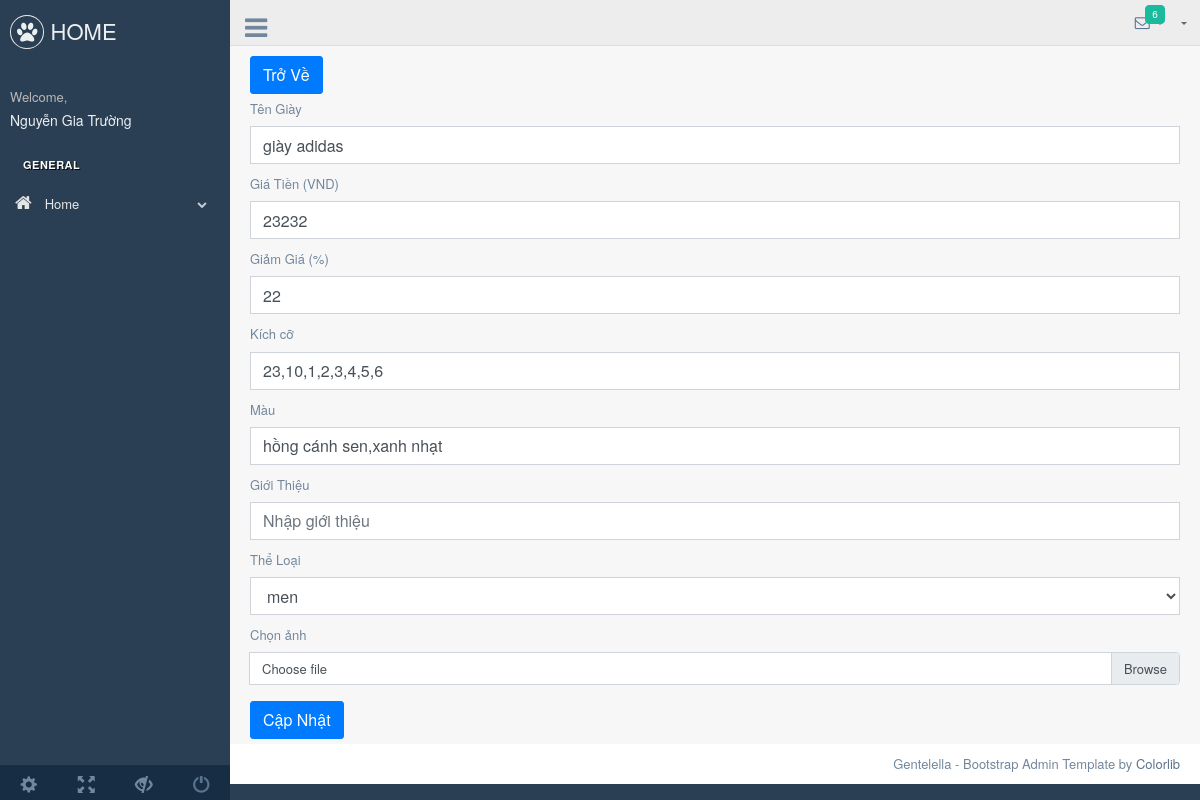
/admin/production/updateShoe.php?id=27 (signed in), run on the app's committed database.
### tables this page shows
CREATE TABLE `user` (
  `id` int(11) NOT NULL,
  `username` varchar(255) NOT NULL,
  `password` varchar(255) NOT NULL,
  `fullname` varchar(255) NOT NULL,
  `dob` date NOT NULL,
  `address` varchar(255) NOT NULL,
  `role` tinyint(1) NOT NULL DEFAULT 0,
  `gender` tinyint(1) NOT NULL DEFAULT 0,
  `email` varchar(255) NOT NULL,
  `phone` varchar(10) NOT NULL
);

CREATE TABLE `shoe` (
  `id` int(11) NOT NULL,
  `name` varchar(255) NOT NULL,
  `price` bigint(11) NOT NULL,
  `sale` int(11) NOT NULL,
  `size` varchar(255) NOT NULL,
  `category_id` int(11) NOT NULL,
  `color` varchar(255) NOT NULL,
  `review` varchar(500) NOT NULL
);

CREATE TABLE `category` (
  `id` int(11) NOT NULL,
  `name` varchar(255) NOT NULL
);

### backend/auth.php (called while the page is built, shortened)
<?php
require_once (__DIR__."../../connect.php") ;
class Auth{
    public static function findOneByUsernameAndPassword($username,$password){
        global $conn;
        $sql="select * from user where username = '$username' and password = '$password'";
        $run = mysqli_query($conn,$sql)->fetch_assoc();
        return $run;
    }
    public static function loginWithCookie(){
        if(isset($_COOKIE['username']) && isset($_COOKIE['password'])) {
            $username= $_COOKIE['username'];
            $password= $_COOKIE['password'];
            $run = Auth::findOneByUsernameAndPassword($username,$password);
            return $run ? $run : null;
        }
        return null;
    }
}

### repository/shoeRepository.php (called while the page is built, shortened)
<?php
    require_once(__DIR__."../../connect.php");
    class ShoeRepository{
        public function getById($id){
            global $conn;
            $sql = "select s.id as shoe_id, s.name as shoe_name, s.*, c.* from shoe s join category c on c.id=s.category_id and s.id=$id";
            return mysqli_query($conn,$sql);
        }
    }
?>

### repository/categoryRepository.php (called while the page is built, shortened)
<?php
    require_once("../../connect.php");
    class CategoryRepository{
        public function getAll(){
            global $conn;
            $sql = "select * from category";
            return mysqli_query($conn,$sql);
        }
    }
?>

### admin/production/updateShoe.php (the view, shortened to what this page needs)
<?php
    require_once("../../backend/filterAdmin.php");
    require_once("../../repository/shoeRepository.php");
    require_once("../../repository/categoryRepository.php");
    $shoeRepository = new ShoeRepository();
    $categoryRepository = new CategoryRepository();
?>
<!DOCTYPE html>
<html lang="en">
  <head>
    <link href="../vendors/bootstrap/dist/css/bootstrap.min.css" rel="stylesheet">
    <link href="../vendors/font-awesome/css/font-awesome.min.css" rel="stylesheet">
    <link href="../vendors/nprogress/nprogress.css" rel="stylesheet">
    <link href="../vendors/iCheck/skins/flat/green.css" rel="stylesheet">
    <link href="../vendors/bootstrap-progressbar/css/bootstrap-progressbar-3.3.4.min.css" rel="stylesheet">
    <link href="../vendors/jqvmap/dist/jqvmap.min.css" rel="stylesheet"/>
    <link href="../vendors/bootstrap-daterangepicker/daterangepicker.css" rel="stylesheet">
    <link href="../build/css/custom.min.css" rel="stylesheet">
    <link href="css/shoe.css" rel="stylesheet">
  </head>
  <body class="nav-md">
    <div class="container body">
      <div class="main_container">
        <div class="col-md-3 left_col">
          <div class="left_col scroll-view">
            <div class="navbar nav_title" style="border: 0;">
              <a href="../../index.php" class="site_title"><i class="fa fa-paw"></i> <span>HOME</span></a>
            </div>
        <div class="profile clearfix">
              <div class="profile_info">
                <span>Welcome,</span>
                <h2> <?php require_once("../../backend/filterWithCookieAdmin.php") ?></h2>
              </div>
            </div>
            <br />
            <div id="sidebar-menu" class="main_menu_side hidden-print main_menu">
              <div class="menu_section">
                <h3>General</h3>
                <ul class="nav side-menu">
                  <li><a><i class="fa fa-home"></i> Home <span class="fa fa-chevron-down"></span></a>
                  </li>
                </ul>
              </div>
            </div>
            <div class="sidebar-footer hidden-small">
              <a data-toggle="tooltip" data-placement="top" title="Settings">
                <span class="glyphicon glyphicon-cog" aria-hidden="true"></span>
              </a>
              <a data-toggle="tooltip" data-placement="top" title="FullScreen">
                <span class="glyphicon glyphicon-fullscreen" aria-hidden="true"></span>
              </a>
              <a data-toggle="tooltip" data-placement="top" title="Lock">
                <span class="glyphicon glyphicon-eye-close" aria-hidden="true"></span>
              </a>
              <a data-toggle="tooltip" data-placement="top" title="Logout" href="login.html">
                <span class="glyphicon glyphicon-off" aria-hidden="true"></span>
              </a>
            </div>
          </div>
        </div>
        <div class="top_nav">
          <div class="nav_menu">
              <div class="nav toggle">
                <a id="menu_toggle"><i class="fa fa-bars"></i></a>
              </div>
              <nav class="nav navbar-nav">
              <ul class=" navbar-right">
                <li class="nav-item dropdown open" style="padding-left: 15px;">
                  <a href="javascript:;" class="user-profile dropdown-toggle" aria-haspopup="true" id="navbarDropdown" data-toggle="dropdown" aria-expanded="false">
                  <?php require_once("../../backend/filterWithCookieAdmin.php") ?>
                  </a>
                </li>
                <li role="presentation" class="nav-item dropdown open">
                  <a href="javascript:;" class="dropdown-toggle info-number" id="navbarDropdown1" data-toggle="dropdown" aria-expanded="false">
                    <i class="fa fa-envelope-o"></i>
                    <span class="badge bg-green">6</span>
                  </a>
                </li>
              </ul>
            </nav>
          </div>
        </div>
        <div class="right_col" role="main">
        <a class="btn btn-primary" href="shoe.php" role="button">Trở Về</a>
        <form method="POST" enctype="multipart/form-data">
        <div class="form-group">
            <?php
                $listShoe = $shoeRepository->getById($_GET['id']);
                foreach($listShoe as $shoe){
            ?>
          <label for="exampleInputEmail1">Tên Giày</label>
          <input required value="<?php echo $shoe['shoe_name']?>" minlength="5" maxlength="50" name="name" type="text" class="form-control" id="exampleInputEmail1" aria-describedby="emailHelp" placeholder="Nhập tên giày">
        </div>
        <div class="form-group">
          <label for="exampleInputPassword1">Giá Tiền (VND)</label>
          <input required value="<?php echo $shoe['price']?>" min="0" max="99999999999" name="price" type="number" class="form-control" id="exampleInputPassword1" placeholder="Nhập giá tiền">
        </div>
        <div class="form-group">
          <label for="exampleInputPassword1">Giảm Giá (%)</label>
          <input required value="<?php echo $shoe['sale']?>" min="0" max="100" name="sale" type="number" class="form-control" id="exampleInputPassword1" placeholder="Nhập % giảm giá">
        </div>
        <div class="form-group">
          <label for="exampleInputPassword1">Kích cỡ</label>
          <input required value="<?php echo $shoe['size']?>" min="1" max="100" name="size" type="text" class="form-control" id="exampleInputPassword1" placeholder="Nhập kích cỡ">
        </div>
        <div class="form-group">
          <label for="exampleInputPassword1">Màu</label>
          <input required value="<?php echo $shoe['color']?>" minlength="1" maxlength="50" name="color" type="text" class="form-control" id="exampleInputPassword1" placeholder="Nhập màu">
        </div>
        <div class="form-group">
          <label for="exampleInputPassword1">Giới Thiệu</label>
          <input required value="<?php echo $shoe['review']?>" minlength="1" maxlength="500" name="review" type="text" class="form-control" id="exampleInputPassword1" placeholder="Nhập giới thiệu">
        </div>
        <div class="form-group">
          <label for="exampleInputPassword1">Thể Loại</label>
          <select name="category_id" class="form-control">
              <?php
                $listCategory = $categoryRepository->getAll();
                foreach($listCategory as $category){
              ?>
                <option <?php if($category['id']==$shoe['category_id']) echo "selected" ?> value="<?php echo $category['id'];?>" ><?php echo $category['name'];?></option>
                <?php
                    }
                ?>
            </select>
        </div>
        <div class="form-group">
          <label for="exampleInputPassword1">Chọn ảnh</label>
          <div class="input-group mb-3">
            <div class="custom-file">
                <label class="custom-file-label" for="inputGroupFile01">Choose file</label>
            </div>
            </div>
        </div>
        <?php
                }
        ?>
        <button name="submit" type="submit" class="btn btn-primary">Cập Nhật</button>
     </form>
        </div>
        <footer>
          <div class="pull-right">
            Gentelella - Bootstrap Admin Template by <a href="https://colorlib.com">Colorlib</a>
          </div>
          <div class="clearfix"></div>
        </footer>
      </div>
    </div>
  </body>
</html>

### backend/filterWithCookieAdmin.php
<?php
    require_once("auth.php");
    $checkCookie = Auth::loginWithCookie();
    if($checkCookie != null){
        echo $checkCookie['fullname'];
    }
?>

### data on the page
user: fullname "Nguyễn Gia Trường"
shoe: name "giày adidas", price "23232", sale "22", size "23,10,1,2,3,4,5,6", color "hồng cánh sen,xanh nhạt", category_id "men"
